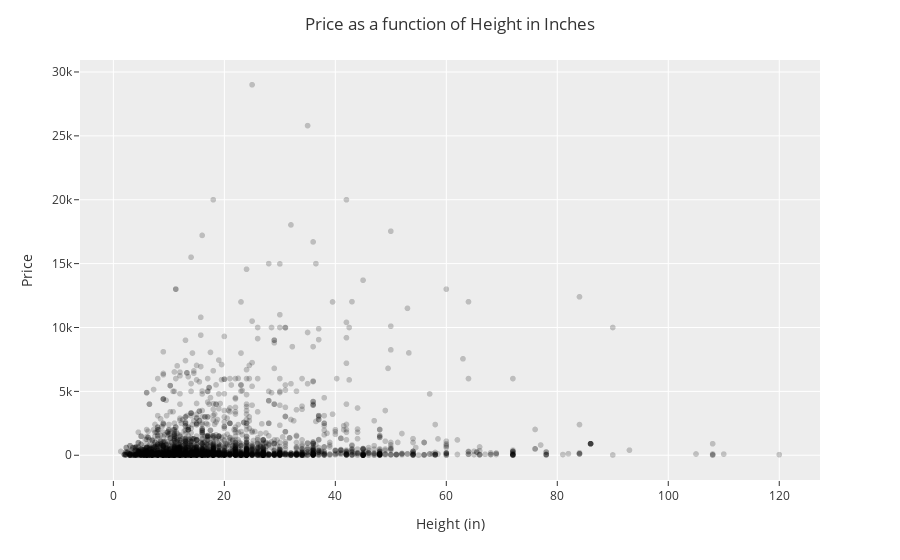

Notebook cell for this chart:
### Code cell
my_columns = ['Height_in','price']
DF_h = DF[my_columns]

DF_h.dropna(inplace=True)
DF_h['Height_in'] = DF_h['Height_in'].apply(lambda x: float(x))

fig = px.scatter(DF_h,
                 x='Height_in',
                 y='price',
                 color_discrete_sequence=['black'],
                 opacity=0.2)

fig.update_layout(template="ggplot2",
                  title='Price as a function of Height in Inches',
                  title_x=0.5,
                  xaxis_title='Height (in)',
                  yaxis_title='Price')


fig.show()

X = DF_h['Height_in'].values.reshape(-1,1)
y = DF_h['price'].values

LM = LinearRegression()

LM.fit(X, y)

print('Model Score:')
print(LM.score(X,y))

### Figure 1 — Plotly figure (JSON) as saved in the notebook; plotly's stock layout.template omitted (floating-point values rounded to 4 significant figures; data arrays with more than 128 entries replaced by an {"elided": "..."} marker saying what was removed)
{"data": [{"hovertemplate": "Height_in=%{x}<br>price=%{y}<extra></extra>", "legendgroup": "", "marker": {"color": "black", "opacity": 0.2, "symbol": "circle"}, "mode": "markers", "name": "", "showlegend": false, "type": "scattergl", "x": {"elided": "3141 float values"}, "xaxis": "x", "y": {"elided": "3141 float values"}, "yaxis": "y"}], "layout": {"autosize": true, "legend": {"tracegroupgap": 0}, "margin": {"t": 60}, "title": {"text": "Price as a function of Height in Inches", "x": 0.5}, "xaxis": {"anchor": "y", "autorange": true, "domain": [0, 1], "range": [-5.758, 127.1], "title": {"text": "Height (in)"}, "type": "linear"}, "yaxis": {"anchor": "x", "autorange": true, "domain": [0, 1], "range": [-2244.0, 31250.0], "title": {"text": "Price"}, "type": "linear"}}}
